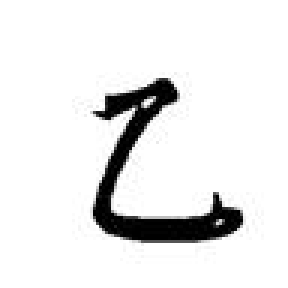
#> input picture data_examples/train/TargetImage/MyStyle/MyStyle+乙.jpg, 96 x 96 px (shown 3 times larger); its folder holds only this picture in this run
$ python extract_style_profile.py
#> lines starting #> are read from the running program, lines starting #| are printed output that depends on the picture; after the words box and inside, x2 and y2 are one past the last pixel; in counts of white or black regions, pixels touching at a corner belong together; long printed decimals are rounded
import os
import sys
import json
import math
import argparse
from pathlib import Path
import numpy as np
from PIL import Image

try:
    import cv2
except ImportError:
    cv2 = None

def otsu_thresh(img):
    """
    Convert PIL/numpy image to binary (0/255) using Otsu's method.
    Foreground is 255.
    """
    if cv2 is None:
        arr = np.array(img)
        if arr.ndim == 3:
            arr = arr.mean(axis=2)
        arr = arr.astype(np.uint8)
        th = arr.mean() # Fallback
        return (arr < th).astype(np.uint8) * 255

    # Convert to grayscale numpy array
    arr = np.array(img.convert('L'))
    # Threshold (assuming dark text on light background, so invert)
    # cv2.THRESH_BINARY_INV means: if src > thresh, dst=0, else 255.
    # Otsu automatically finds thresh.
    thresh_val, bin_img = cv2.threshold(arr, 0, 255, cv2.THRESH_BINARY_INV + cv2.THRESH_OTSU)
    return bin_img

def zhang_suen_thinning(binary):
    """
    Skeletonize binary image (foreground=255).
    """
    if cv2 is not None:
        # Use OpenCV's thinning if available (faster and standard)
        # ximgproc is in opencv-contrib-python, might not be installed.
        # Fallback to morphological thinning if ximgproc is missing.
        try:
            return cv2.ximgproc.thinning(binary, thinningType=cv2.ximgproc.THINNING_ZHANGSUEN)
        except AttributeError:
            pass

    # Python implementation of Zhang-Suen
    img = (binary // 255).astype(np.uint8)
    prev = np.zeros(img.shape, np.uint8)

    while True:
        # Step 1
        m1 = np.zeros(img.shape, np.uint8)
        # We use correlation to find matches. But explicit loop is clearer for the specific conditions.
        # To optimize, we can use convolution, but for now let's stick to a slightly optimized loop or just keep it simple.
        # Given the previous implementation was slow but working, let's use a standard optimized approach if possible.
        # Actually, for 128x128 images, the python loop is "okay" but slow.
        # Let's try to use a slightly faster method using padded views.

        # Padded view
        padded = np.pad(img, 1, mode='constant')
        p2 = padded[:-2, 1:-1]
        p3 = padded[:-2, 2:]
        p4 = padded[1:-1, 2:]
        p5 = padded[2:, 2:]
        p6 = padded[2:, 1:-1]
        p7 = padded[2:, :-2]
        p8 = padded[1:-1, :-2]
        p9 = padded[:-2, :-2]

        # Neighbors
        B = p2 + p3 + p4 + p5 + p6 + p7 + p8 + p9

        # Transitions 0->1
        # p2->p3, p3->p4, ... p9->p2
        A = ((p2 == 0) & (p3 == 1)).astype(int) + \
            ((p3 == 0) & (p4 == 1)).astype(int) + \
            ((p4 == 0) & (p5 == 1)).astype(int) + \
            ((p5 == 0) & (p6 == 1)).astype(int) + \
            ((p6 == 0) & (p7 == 1)).astype(int) + \
            ((p7 == 0) & (p8 == 1)).astype(int) + \
            ((p8 == 0) & (p9 == 1)).astype(int) + \
            ((p9 == 0) & (p2 == 1)).astype(int)

        # Conditions
        c1 = (img == 1)
        c2 = (B >= 2) & (B <= 6)
        c3 = (A == 1)
        c4 = (p2 * p4 * p6 == 0)
        c5 = (p4 * p6 * p8 == 0)

        marker = c1 & c2 & c3 & c4 & c5
        img[marker] = 0

        # Step 2
        # Recompute neighbors/transitions not strictly needed if we didn't change them yet?
        # No, we just changed img. Need to recompute based on new img.
        padded = np.pad(img, 1, mode='constant')
        p2, p3, p4, p5 = padded[:-2, 1:-1], padded[:-2, 2:], padded[1:-1, 2:], padded[2:, 2:]
        p6, p7, p8, p9 = padded[2:, 1:-1], padded[2:, :-2], padded[1:-1, :-2], padded[:-2, :-2]

        B = p2 + p3 + p4 + p5 + p6 + p7 + p8 + p9
        A = ((p2 == 0) & (p3 == 1)).astype(int) + \
            ((p3 == 0) & (p4 == 1)).astype(int) + \
            ((p4 == 0) & (p5 == 1)).astype(int) + \
            ((p5 == 0) & (p6 == 1)).astype(int) + \
            ((p6 == 0) & (p7 == 1)).astype(int) + \
            ((p7 == 0) & (p8 == 1)).astype(int) + \
            ((p8 == 0) & (p9 == 1)).astype(int) + \
            ((p9 == 0) & (p2 == 1)).astype(int)

        c1 = (img == 1)
        c2 = (B >= 2) & (B <= 6)
        c3 = (A == 1)
        c4_2 = (p2 * p4 * p8 == 0)
        c5_2 = (p2 * p6 * p8 == 0)

        marker = c1 & c2 & c3 & c4_2 & c5_2
        img[marker] = 0

        if not marker.any():
            break

    return img * 255

def build_skeleton_graph(ske):
    """
    Convert skeleton image to a set of paths (list of points).
    Returns: list of lists of (y, x) coordinates.
    """
    # 1. Identify junctions and endpoints
    # 3x3 convolution to count neighbors
    kernel = np.array([[1,1,1],[1,0,1],[1,1,1]], dtype=np.uint8)

    # Normalize skeleton to 0/1
    ske_bool = (ske > 127).astype(np.uint8)

    if cv2 is not None:
        neighbors = cv2.filter2D(ske_bool, -1, kernel, borderType=cv2.BORDER_CONSTANT)
    else:
        # simple manual convolution fallback if needed, but we assume numpy
        from scipy.signal import convolve2d
        neighbors = convolve2d(ske_bool, kernel, mode='same', boundary='fill', fillvalue=0)

    # Mask by skeleton to only care about skeleton points
    neighbors = neighbors * ske_bool

    # Endpoints: 1 neighbor
    # Junctions: > 2 neighbors
    # Regular path points: 2 neighbors

    # We want to segment the skeleton into "strokes" (segments between junctions/endpoints)
    # Strategy: Remove junctions, then find connected components (segments), then reconnect?
    # Or simple traversal.

    # Let's try "Remove Junctions" approach which is robust for graph extraction
    junctions = (neighbors > 2)
    # Also treat tight clusters of junctions as one? For now simple.

    # Subtract junctions from skeleton
    segments_map = ske_bool.copy()
    segments_map[junctions] = 0

    # Label connected components (these are the strokes)
    from scipy.ndimage import label
    labeled_segments, num_features = label(segments_map, structure=np.ones((3,3)))

    paths = []

    for i in range(1, num_features + 1):
        # Get coordinates of this segment
        coords = np.argwhere(labeled_segments == i)
        if len(coords) < 3: # Ignore tiny specks
            continue

        # Order the points in the segment to form a line
        # Simple heuristic: find an endpoint (neighbor count in segment == 1) and walk
        # Within the segment (which has no junctions), every point has <= 2 neighbors.
        # Endpoints of the segment have 1 neighbor (within the segment).

        # Local neighbor count within segment
        seg_mask = (labeled_segments == i).astype(np.uint8)
        if cv2 is not None:
            seg_neigh = cv2.filter2D(seg_mask, -1, kernel, borderType=cv2.BORDER_CONSTANT) * seg_mask
        else:
            seg_neigh = convolve2d(seg_mask, kernel, mode='same', boundary='fill', fillvalue=0) * seg_mask

        seg_ends = np.argwhere(seg_neigh == 1)

        if len(seg_ends) == 0:
            # Closed loop (circle)
            start = coords[0]
        else:
            start = seg_ends[0]

        # Walk
        path = [tuple(start)]
        current = tuple(start)
        visited = set([current])

        while len(path) < len(coords):
            # Look for neighbor in coords that is not visited
            # 8-connectivity
            found = False
            r, c = current
            for dr in [-1, 0, 1]:
                for dc in [-1, 0, 1]:
                    if dr==0 and dc==0: continue
                    nr, nc = r+dr, c+dc
                    if (nr, nc) not in visited and seg_mask[nr, nc]:
                        current = (nr, nc)
                        path.append(current)
                        visited.add(current)
                        found = True
                        break
                if found: break
            if not found:
                break

        paths.append(path)

    return paths

def analyze_paths(paths, dist_map):
    """
    Calculate metrics from paths.
    """
    slants = []
    curvatures = []
    widths = []

    for path in paths:
        if len(path) < 5:
            continue

        pts = np.array(path)

        # --- Width ---
        # Sample width along path
        # dist_map values are distance to background. Pen width approx 2 * dist.
        path_widths = [dist_map[p[0], p[1]] * 2.0 for p in path]
        widths.extend(path_widths)

        # --- Slant ---
        # Fit a line to the path or take start-end vector
        # Only consider "vertical-ish" strokes for slant calculation
        # Vector from start to end
        dy = pts[-1][0] - pts[0][0]
        dx = pts[-1][1] - pts[0][1]
        length = math.hypot(dx, dy)

        if length < 10: # Ignore short strokes
            continue

        angle_rad = math.atan2(dy, dx) # y is down, x is right.
        # Vertical is dy large, dx small.
        # angle of vertical line (going down) is pi/2 (90 deg).
        # We want deviation from vertical.

        angle_deg = math.degrees(angle_rad)

        # Map to -90 to 90 range relative to x-axis
        # But we want deviation from vertical axis (Y-axis).
        # Vertical down = 90 deg.
        # Deviation = angle - 90.
        # If line goes up (-90), deviation is also relative to vertical.

        # Let's normalize vector to point "down" (dy > 0)
        if dy < 0:
            dy = -dy
            dx = -dx

        # Now vector is in lower half plane.
        # Angle is 0 to 180. Vertical is 90.
        angle_deg = math.degrees(math.atan2(dy, dx))
        slant_deviation = 90 - angle_deg # Positive = leans left (like /), Negative = leans right (like \) ?
        # Wait, usually slant is defined: Positive = leans right (Italic).
        # If vector is (1, 2) -> x=1, y=2. Leans right.
        # atan2(2, 1) = 63 deg. 90 - 63 = 27 deg.
        # So (90 - angle) gives positive for right-lean. Correct.

        # Filter: Only consider strokes that are roughly vertical to calculate "Script Slant"
        # e.g., within +/- 30 degrees of vertical (tightened from 45 to exclude diagonals like Pie/Na).
        if abs(slant_deviation) < 30:
            # Weight by length
            slants.append((slant_deviation, length))

        # --- Curvature ---
        # Sum of absolute angle changes
        # Smooth path first?
        # Simple finite difference
        if len(pts) > 4:
            # Subsample or smooth to reduce quantization noise
            # Take vectors every k steps
            step = max(1, len(pts) // 10)
            vectors = []
            for i in range(0, len(pts) - step, step):
                v_dy = pts[i+step][0] - pts[i][0]
                v_dx = pts[i+step][1] - pts[i][1]
                vn = math.hypot(v_dx, v_dy)
                if vn > 1e-6:
                    vectors.append((v_dx/vn, v_dy/vn))

            total_angle = 0
            for i in range(len(vectors) - 1):
                v1 = vectors[i]
                v2 = vectors[i+1]
                dot = v1[0]*v2[0] + v1[1]*v2[1]
                dot = max(-1.0, min(1.0, dot))
                angle = math.acos(dot)
                total_angle += angle

            # Curvature metric: radians per pixel length? Or total turning angle?
            # "Curvature Mean" usually refers to average curvature.
            # Let's use total_angle_degrees / path_length_pixels * 100 (deg per 100 px)
            if length > 0:
                curv_metric = math.degrees(total_angle) / length * 10.0 # deg per 10 pixels
                curvatures.append((curv_metric, length))

    return slants, curvatures, widths

def analyze_image(path, resize_to=128):
    try:
        img = Image.open(path).convert('L')
    except Exception as e:
        print(f"Error opening {path}: {e}")
        return None

    # Resize keeping aspect ratio, pad to square
    # But for analysis, distortion might not matter much if we just want stroke properties.
    # However, stretching changes slant. So we must preserve aspect ratio.

    # Resize such that smaller dim is resize_to? Or fit within?
    # Let's fit within resize_to x resize_to
    img.thumbnail((resize_to, resize_to), Image.Resampling.LANCZOS)

    # Paste into square canvas to simplify processing
    new_img = Image.new('L', (resize_to, resize_to), (255)) # White bg
    # Center
    paste_x = (resize_to - img.width) // 2
    paste_y = (resize_to - img.height) // 2
    new_img.paste(img, (paste_x, paste_y))

    binary = otsu_thresh(new_img)

    # Distance transform (on binary, fg=255)
    # cv2.distanceTransform calculates distance to nearest ZERO pixel.
    # So we want distance from FG to BG.
    # binary has FG=255.
    if cv2 is not None:
        dist = cv2.distanceTransform(binary, cv2.DIST_L2, 5)
    else:
        # Fallback distance transform
        from scipy.ndimage import distance_transform_edt
        dist = distance_transform_edt(binary > 127)

    ske = zhang_suen_thinning(binary)

    paths = build_skeleton_graph(ske)
    slants_weighted, curvs_weighted, widths = analyze_paths(paths, dist)

    result = {
        'path': str(path),
        'pen_widths': widths,
        'slants': slants_weighted, # list of (angle, weight)
        'curvatures': curvs_weighted
    }
    return result

def weighted_stats(pairs):
    if not pairs:
        return None
    values = np.array([p[0] for p in pairs])
    weights = np.array([p[1] for p in pairs])

    mean = np.average(values, weights=weights)
    var = np.average((values - mean)**2, weights=weights)
    std = math.sqrt(var)

    return {'mean': float(mean), 'std': float(std)}

def main():
    parser = argparse.ArgumentParser()
    parser.add_argument('--style_dir', type=str, default='data_examples/train/TargetImage/MyStyle')
    parser.add_argument('--out', type=str, default='data_examples/style_profiles/MyStyle.json')
    parser.add_argument('--resize', type=int, default=128)
    args = parser.parse_args()

    style_path = Path(args.style_dir)
    if not style_path.exists():
        print(f"Style dir not found: {style_path}")
        return

    images = [p for p in style_path.iterdir() if p.suffix.lower() in {'.jpg', '.png', '.jpeg'}]
    if not images:
        print("No images found")
        return

    all_widths = []
    all_slants = []
    all_curvs = []

    image_results = []

    print(f"Processing {len(images)} images...")
    for p in images:
        res = analyze_image(p, args.resize)
#> in analyze_image, `new_img.paste(img, (paste_x, paste_y))`:
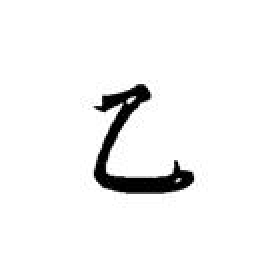
#> new_img: PIL image 128x128 L (shown 2 times larger); min 0, max 255, mean 242.9
#> in otsu_thresh, `thresh_val, bin_img = cv2.threshold(arr, 0, 255, cv2.THRESH_BINARY_INV..`:
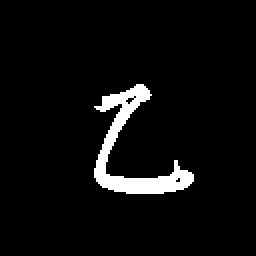
#> bin_img: shape (128, 128) (shown 2 times larger); 4.8% white; 1 white region, box (x1, y1, x2, y2) and area: (47, 42, 97, 97) 787
#> in otsu_thresh, `thresh_val, bin_img = cv2.threshold(arr, 0, 255, cv2.THRESH_BINARY_INV..`: thresh_val = 134
#> in analyze_image, `dist = cv2.distanceTransform(binary, cv2.DIST_L2, 5)`:
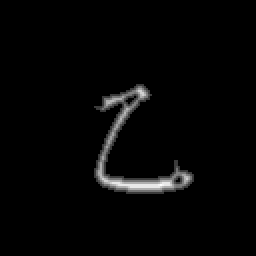
#> dist: shape (128, 128) float32 (shown 2 times larger); min 0, max 4.39, mean 0.0947; drawn with min black and max white
#> in build_skeleton_graph, `neighbors = cv2.filter2D(ske_bool, -1, kernel, borderType=cv2.BORDER_C..`:
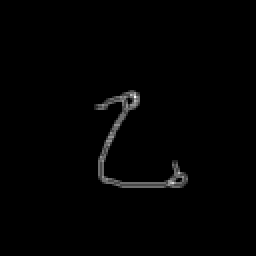
#> neighbors: shape (128, 128) (shown 2 times larger); min 0, max 7, mean 0.0693; drawn with min black and max white
#> in build_skeleton_graph, `segments_map[junctions] = 0`:
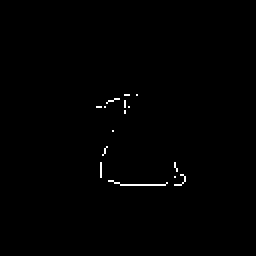
#> segments_map: shape (128, 128) (shown 2 times larger); values 0 (black) and 1 (white), 0.5% white in thin lines or dots, all inside (x1, y1, x2, y2) = (48, 47, 93, 93)
#> in build_skeleton_graph, `labeled_segments, num_features = label(segments_map, structure=np.ones..`: num_features = 15
#> the loop in build_skeleton_graph, `for i in range(1, num_features + 1):` made 15 passes
#> (coords, seg_ends) on passes 1, 4, 5: ([[47, 62], [47, 63], [47, 64]], [[47, 62], [47, 64]]), ([[50, 62], [51, 62], [52, 62], [53, 62]], [[50, 62], [53, 62]]), ([[53, 48], [53, 49], [53, 50]], [[53, 48], [53, 50]])
#> pass 1, in build_skeleton_graph, `seg_mask = (labeled_segments == i).astype(np.uint8)`:
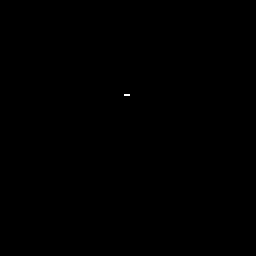
#> seg_mask: shape (128, 128) (shown 2 times larger); values 0 (black) and 1 (white), 0.02% white in thin lines or dots, all inside (x1, y1, x2, y2) = (62, 47, 65, 48)
#> after the loop in build_skeleton_graph, `for i in range(1, num_features + 1):`:
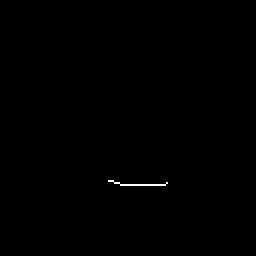
#> seg_mask: shape (128, 128) (shown 2 times larger); values 0 (black) and 1 (white), 0.18% white in thin lines or dots, all inside (x1, y1, x2, y2) = (54, 90, 84, 93)
#> after the loop in build_skeleton_graph, `for i in range(1, num_features + 1):`: paths = 9 items
#> the loop in analyze_paths, `for path in paths:` made 9 passes
#> (dy, dx, length, angle_rad, slant_deviation, step) on pass 9: (1, 29, 29.02, 0.0345, 88.03, 3)
#> after the loop in analyze_paths, `for path in paths:`: curvatures = [(6.35, 29.02)]; slants = []; widths = 65 values, max 8.79 at index 61, min 2 at index 20, mean 6.36
#> in analyze_image, `slants_weighted, curvs_weighted, widths = analyze_paths(paths, dist)`: slants_weighted = []; curvs_weighted = [(6.35, 29.02)]
#> res = 4 items
        if res:
            all_widths.extend(res['pen_widths'])
            all_slants.extend(res['slants'])
            all_curvs.extend(res['curvatures'])

            # Lightweight summary for per-image entry
            img_summary = {
                'path': res['path'],
                'slant_mean': weighted_stats(res['slants'])['mean'] if res['slants'] else 0,
                'width_mean': float(np.mean(res['pen_widths'])) if res['pen_widths'] else 0
            }
            image_results.append(img_summary)
            print(f".", end='', flush=True)

    print("\nCalculating aggregates...")

    # Aggregate stats
    profile = {
        'meta': {'style_dir': str(style_path), 'n_images': len(image_results)},
        'images': image_results,
        'aggregate': {}
    }

    if all_widths:
        w_arr = np.array(all_widths)
#> w_arr has the same summary as widths in analyze_paths
        profile['aggregate']['pen_width'] = {
            'mean': float(np.mean(w_arr)),
            'std': float(np.std(w_arr)),
            'p50': float(np.median(w_arr))
        }

    if all_slants:
        s_stats = weighted_stats(all_slants)
        profile['aggregate']['slant_deg'] = s_stats

    if all_curvs:
        c_stats = weighted_stats(all_curvs)
#> in weighted_stats, `values = np.array([p[0] for p in pairs])`: values = [6.35]
#> in weighted_stats, `weights = np.array([p[1] for p in pairs])`: weights = [29.02]
#> in weighted_stats, `mean = np.average(values, weights=weights)`: mean = 6.35
#> in weighted_stats, `var = np.average((values - mean)**2, weights=weights)`: var = 0
#> c_stats = {'mean': 6.35, 'std': 0}
        profile['aggregate']['curvature_mean_deg'] = c_stats

    # Save
    os.makedirs(os.path.dirname(args.out), exist_ok=True)
    with open(args.out, 'w', encoding='utf-8') as f:
        json.dump(profile, f, indent=2, ensure_ascii=False)

    print(f"Profile saved to {args.out}")
    print("Aggregate Results:")
    print(json.dumps(profile['aggregate'], indent=2))
#| {
#|   "pen_width": {
#|     "mean": 6.361,
#|     "std": 1.729,
#|     "p50": 6.394
#|   },
#> (further printed lines are left out)

if __name__ == '__main__':
    main()
